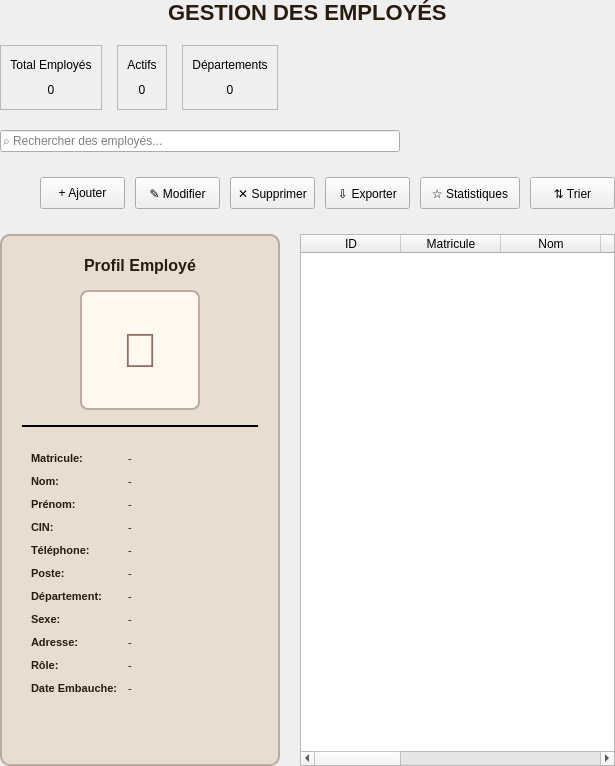
            <widget class="QWidget" name="employeePage">
             <layout class="QVBoxLayout" name="verticalLayout_3">
              <property name="spacing">
               <number>20</number>
              </property>
              <property name="leftMargin">
               <number>0</number>
              </property>
              <property name="topMargin">
               <number>0</number>
              </property>
              <property name="rightMargin">
               <number>0</number>
              </property>
              <property name="bottomMargin">
               <number>0</number>
              </property>
              <item alignment="Qt::AlignmentFlag::AlignHCenter">
               <widget class="QLabel" name="moduleTitle">
                <property name="styleSheet">
                 <string notr="true">color: #291C0E; font-family: 'Times New Roman', serif; font-size: 22px; font-weight: bold;</string>
                </property>
                <property name="text">
                 <string>GESTION DES EMPLOYÉS</string>
                </property>
               </widget>
              </item>
              <item>
               <widget class="QWidget" name="statsContainer" native="true">
                <property name="minimumSize">
                 <size>
                  <width>0</width>
                  <height>65</height>
                 </size>
                </property>
                <property name="maximumSize">
                 <size>
                  <width>16777215</width>
                  <height>65</height>
                 </size>
                </property>
                <layout class="QHBoxLayout" name="horizontalLayout_4">
                 <property name="spacing">
                  <number>15</number>
                 </property>
                 <property name="leftMargin">
                  <number>0</number>
                 </property>
                 <property name="topMargin">
                  <number>0</number>
                 </property>
                 <property name="rightMargin">
                  <number>0</number>
                 </property>
                 <property name="bottomMargin">
                  <number>0</number>
                 </property>
                 <item>
                  <widget class="QFrame" name="statsCard">
                   <property name="frameShape">
                    <enum>QFrame::Shape::StyledPanel</enum>
                   </property>
                   <layout class="QVBoxLayout" name="verticalLayout_4">
                    <property name="spacing">
                     <number>5</number>
                    </property>
                    <item>
                     <widget class="QLabel" name="statsLabel">
                      <property name="text">
                       <string>Total Employés</string>
                      </property>
                      <property name="alignment">
                       <set>Qt::AlignmentFlag::AlignCenter</set>
                      </property>
                     </widget>
                    </item>
                    <item>
                     <widget class="QLabel" name="statsValue">
                      <property name="text">
                       <string>0</string>
                      </property>
                      <property name="alignment">
                       <set>Qt::AlignmentFlag::AlignCenter</set>
                      </property>
                     </widget>
                    </item>
                   </layout>
                  </widget>
                 </item>
                 <item>
                  <widget class="QFrame" name="statsCard_2">
                   <property name="frameShape">
                    <enum>QFrame::Shape::StyledPanel</enum>
                   </property>
                   <layout class="QVBoxLayout" name="verticalLayout_5">
                    <property name="spacing">
                     <number>5</number>
                    </property>
                    <item>
                     <widget class="QLabel" name="statsLabel_2">
                      <property name="text">
                       <string>Actifs</string>
                      </property>
                      <property name="alignment">
                       <set>Qt::AlignmentFlag::AlignCenter</set>
                      </property>
                     </widget>
                    </item>
                    <item>
                     <widget class="QLabel" name="statsValue_2">
                      <property name="text">
                       <string>0</string>
                      </property>
                      <property name="alignment">
                       <set>Qt::AlignmentFlag::AlignCenter</set>
                      </property>
                     </widget>
                    </item>
                   </layout>
                  </widget>
                 </item>
                 <item>
                  <widget class="QFrame" name="statsCard_3">
                   <property name="frameShape">
                    <enum>QFrame::Shape::StyledPanel</enum>
                   </property>
                   <layout class="QVBoxLayout" name="verticalLayout_6">
                    <property name="spacing">
                     <number>5</number>
                    </property>
                    <item>
                     <widget class="QLabel" name="statsLabel_3">
                      <property name="text">
                       <string>Départements</string>
                      </property>
                      <property name="alignment">
                       <set>Qt::AlignmentFlag::AlignCenter</set>
                      </property>
                     </widget>
                    </item>
                    <item>
                     <widget class="QLabel" name="statsValue_3">
                      <property name="text">
                       <string>0</string>
                      </property>
                      <property name="alignment">
                       <set>Qt::AlignmentFlag::AlignCenter</set>
                      </property>
                     </widget>
                    </item>
                   </layout>
                  </widget>
                 </item>
                 <item>
                  <spacer name="horizontalSpacer_2">
                   <property name="orientation">
                    <enum>Qt::Orientation::Horizontal</enum>
                   </property>
                   <property name="sizeHint" stdset="0">
                    <size>
                     <width>40</width>
                     <height>20</height>
                    </size>
                   </property>
                  </spacer>
                 </item>
                </layout>
               </widget>
              </item>
              <item>
               <widget class="QLineEdit" name="searchBox">
                <property name="minimumSize">
                 <size>
                  <width>400</width>
                  <height>0</height>
                 </size>
                </property>
                <property name="maximumSize">
                 <size>
                  <width>400</width>
                  <height>16777215</height>
                 </size>
                </property>
                <property name="placeholderText">
                 <string>⌕ Rechercher des employés...</string>
                </property>
               </widget>
              </item>
              <item>
               <widget class="QWidget" name="toolbarWidget" native="true">
                <property name="minimumSize">
                 <size>
                  <width>0</width>
                  <height>42</height>
                 </size>
                </property>
                <property name="maximumSize">
                 <size>
                  <width>16777215</width>
                  <height>42</height>
                 </size>
                </property>
                <layout class="QHBoxLayout" name="horizontalLayout_5">
                 <property name="spacing">
                  <number>10</number>
                 </property>
                 <property name="leftMargin">
                  <number>0</number>
                 </property>
                 <property name="topMargin">
                  <number>0</number>
                 </property>
                 <property name="rightMargin">
                  <number>0</number>
                 </property>
                 <property name="bottomMargin">
                  <number>0</number>
                 </property>
                 <item>
                  <spacer name="horizontalSpacer_3">
                   <property name="orientation">
                    <enum>Qt::Orientation::Horizontal</enum>
                   </property>
                   <property name="sizeHint" stdset="0">
                    <size>
                     <width>40</width>
                     <height>20</height>
                    </size>
                   </property>
                  </spacer>
                 </item>
                 <item>
                  <widget class="QPushButton" name="btnAdd">
                   <property name="minimumSize">
                    <size>
                     <width>85</width>
                     <height>32</height>
                    </size>
                   </property>
                   <property name="text">
                    <string>+ Ajouter</string>
                   </property>
                  </widget>
                 </item>
                 <item>
                  <widget class="QPushButton" name="btnEdit">
                   <property name="minimumSize">
                    <size>
                     <width>85</width>
                     <height>32</height>
                    </size>
                   </property>
                   <property name="text">
                    <string>✎ Modifier</string>
                   </property>
                  </widget>
                 </item>
                 <item>
                  <widget class="QPushButton" name="btnDelete">
                   <property name="minimumSize">
                    <size>
                     <width>85</width>
                     <height>32</height>
                    </size>
                   </property>
                   <property name="text">
                    <string>✕ Supprimer</string>
                   </property>
                  </widget>
                 </item>
                 <item>
                  <widget class="QPushButton" name="btnExport">
                   <property name="minimumSize">
                    <size>
                     <width>85</width>
                     <height>32</height>
                    </size>
                   </property>
                   <property name="text">
                    <string>⇩ Exporter</string>
                   </property>
                  </widget>
                 </item>
                 <item>
                  <widget class="QPushButton" name="btnStatistics">
                   <property name="minimumSize">
                    <size>
                     <width>100</width>
                     <height>32</height>
                    </size>
                   </property>
                   <property name="text">
                    <string>☆ Statistiques</string>
                   </property>
                  </widget>
                 </item>
                 <item>
                  <widget class="QPushButton" name="btnSort">
                   <property name="minimumSize">
                    <size>
                     <width>85</width>
                     <height>32</height>
                    </size>
                   </property>
                   <property name="text">
                    <string>⇅ Trier</string>
                   </property>
                  </widget>
                 </item>
                </layout>
               </widget>
              </item>
              <item>
               <widget class="QWidget" name="contentWithProfile" native="true">
                <layout class="QHBoxLayout" name="horizontalLayout_employeeContent">
                 <property name="spacing">
                  <number>20</number>
                 </property>
                 <property name="leftMargin">
                  <number>0</number>
                 </property>
                 <property name="topMargin">
                  <number>0</number>
                 </property>
                 <property name="rightMargin">
                  <number>0</number>
                 </property>
                 <property name="bottomMargin">
                  <number>0</number>
                 </property>
                 <item>
                  <widget class="QFrame" name="employeeProfilePanel">
                   <property name="minimumSize">
                    <size>
                     <width>280</width>
                     <height>0</height>
                    </size>
                   </property>
                   <property name="maximumSize">
                    <size>
                     <width>280</width>
                     <height>16777215</height>
                    </size>
                   </property>
                   <property name="styleSheet">
                    <string notr="true">QFrame#employeeProfilePanel {
    background-color: #E7DDD1;
    border: 2px solid #BCAAA4;
    border-radius: 10px;
}</string>
                   </property>
                   <property name="frameShape">
                    <enum>QFrame::Shape::StyledPanel</enum>
                   </property>
                   <layout class="QVBoxLayout" name="verticalLayout_profile">
                    <property name="spacing">
                     <number>15</number>
                    </property>
                    <property name="leftMargin">
                     <number>20</number>
                    </property>
                    <property name="topMargin">
                     <number>20</number>
                    </property>
                    <property name="rightMargin">
                     <number>20</number>
                    </property>
                    <property name="bottomMargin">
                     <number>20</number>
                    </property>
                    <item>
                     <widget class="QLabel" name="employeeProfileTitle">
                      <property name="styleSheet">
                       <string notr="true">color: #291C0E; font-family: 'Times New Roman', serif; font-size: 16px; font-weight: bold;</string>
                      </property>
                      <property name="text">
                       <string>Profil Employé</string>
                      </property>
                      <property name="alignment">
                       <set>Qt::AlignmentFlag::AlignCenter</set>
                      </property>
                     </widget>
                    </item>
                    <item alignment="Qt::AlignmentFlag::AlignHCenter">
                     <widget class="QLabel" name="employeePhotoPlaceholder">
                      <property name="minimumSize">
                       <size>
                        <width>120</width>
                        <height>120</height>
                       </size>
                      </property>
                      <property name="maximumSize">
                       <size>
                        <width>120</width>
                        <height>120</height>
                       </size>
                      </property>
                      <property name="styleSheet">
                       <string notr="true">background-color: #FFF8F0; border: 2px solid #BCAAA4; border-radius: 8px; font-size: 48px; color: #8D6E63;</string>
                      </property>
                      <property name="text">
                       <string>👤</string>
                      </property>
                      <property name="alignment">
                       <set>Qt::AlignmentFlag::AlignCenter</set>
                      </property>
                     </widget>
                    </item>
                    <item>
                     <widget class="Line" name="profileSeparator">
                      <property name="frameShadow">
                       <enum>QFrame::Shadow::Plain</enum>
                      </property>
                      <property name="lineWidth">
                       <number>2</number>
                      </property>
                      <property name="orientation">
                       <enum>Qt::Orientation::Horizontal</enum>
                      </property>
                     </widget>
                    </item>
                    <item>
                     <widget class="QWidget" name="employeeInfoSection" native="true">
                      <layout class="QFormLayout" name="formLayout_employeeProfile">
                       <property name="horizontalSpacing">
                        <number>10</number>
                       </property>
                       <property name="verticalSpacing">
                        <number>10</number>
                       </property>
                       <item row="0" column="0">
                        <widget class="QLabel" name="lblMatricule">
                         <property name="styleSheet">
                          <string notr="true">color: #291C0E; font-size: 11px; font-weight: bold;</string>
                         </property>
                         <property name="text">
                          <string>Matricule:</string>
                         </property>
                        </widget>
                       </item>
                       <item row="0" column="1">
                        <widget class="QLabel" name="valMatricule">
                         <property name="styleSheet">
                          <string notr="true">color: #291C0E; font-size: 11px;</string>
                         </property>
                         <property name="text">
                          <string>-</string>
                         </property>
                        </widget>
                       </item>
                       <item row="1" column="0">
                        <widget class="QLabel" name="lblNom">
                         <property name="styleSheet">
                          <string notr="true">color: #291C0E; font-size: 11px; font-weight: bold;</string>
                         </property>
                         <property name="text">
                          <string>Nom:</string>
                         </property>
                        </widget>
                       </item>
                       <item row="1" column="1">
                        <widget class="QLabel" name="valNom">
                         <property name="styleSheet">
                          <string notr="true">color: #291C0E; font-size: 11px;</string>
                         </property>
                         <property name="text">
                          <string>-</string>
                         </property>
                        </widget>
                       </item>
                       <item row="2" column="0">
                        <widget class="QLabel" name="lblPrenom">
                         <property name="styleSheet">
                          <string notr="true">color: #291C0E; font-size: 11px; font-weight: bold;</string>
                         </property>
                         <property name="text">
                          <string>Prénom:</string>
                         </property>
                        </widget>
                       </item>
                       <item row="2" column="1">
                        <widget class="QLabel" name="valPrenom">
                         <property name="styleSheet">
                          <string notr="true">color: #291C0E; font-size: 11px;</string>
                         </property>
                         <property name="text">
                          <string>-</string>
                         </property>
                        </widget>
                       </item>
                       <item row="3" column="0">
                        <widget class="QLabel" name="lblCIN">
                         <property name="styleSheet">
                          <string notr="true">color: #291C0E; font-size: 11px; font-weight: bold;</string>
                         </property>
                         <property name="text">
                          <string>CIN:</string>
                         </property>
                        </widget>
                       </item>
                       <item row="3" column="1">
                        <widget class="QLabel" name="valCIN">
                         <property name="styleSheet">
                          <string notr="true">color: #291C0E; font-size: 11px;</string>
                         </property>
                         <property name="text">
                          <string>-</string>
                         </property>
                        </widget>
                       </item>
                       <item row="4" column="0">
                        <widget class="QLabel" name="lblTelephone">
                         <property name="styleSheet">
                          <string notr="true">color: #291C0E; font-size: 11px; font-weight: bold;</string>
                         </property>
                         <property name="text">
                          <string>Téléphone:</string>
                         </property>
                        </widget>
                       </item>
                       <item row="4" column="1">
                        <widget class="QLabel" name="valTelephone">
                         <property name="styleSheet">
                          <string notr="true">color: #291C0E; font-size: 11px;</string>
                         </property>
                         <property name="text">
                          <string>-</string>
                         </property>
                        </widget>
                       </item>
                       <item row="5" column="0">
                        <widget class="QLabel" name="lblPoste">
                         <property name="styleSheet">
                          <string notr="true">color: #291C0E; font-size: 11px; font-weight: bold;</string>
                         </property>
                         <property name="text">
                          <string>Poste:</string>
                         </property>
                        </widget>
                       </item>
                       <item row="5" column="1">
                        <widget class="QLabel" name="valPoste">
                         <property name="styleSheet">
                          <string notr="true">color: #291C0E; font-size: 11px;</string>
                         </property>
                         <property name="text">
                          <string>-</string>
                         </property>
                        </widget>
                       </item>
                       <item row="6" column="0">
                        <widget class="QLabel" name="lblDepartement">
                         <property name="styleSheet">
                          <string notr="true">color: #291C0E; font-size: 11px; font-weight: bold;</string>
                         </property>
                         <property name="text">
                          <string>Département:</string>
                         </property>
                        </widget>
                       </item>
                       <item row="6" column="1">
                        <widget class="QLabel" name="valDepartement">
                         <property name="styleSheet">
                          <string notr="true">color: #291C0E; font-size: 11px;</string>
                         </property>
                         <property name="text">
                          <string>-</string>
                         </property>
                        </widget>
                       </item>
                       <item row="7" column="0">
                        <widget class="QLabel" name="lblSexe">
                         <property name="styleSheet">
                          <string notr="true">color: #291C0E; font-size: 11px; font-weight: bold;</string>
                         </property>
                         <property name="text">
                          <string>Sexe:</string>
                         </property>
                        </widget>
                       </item>
                       <item row="7" column="1">
                        <widget class="QLabel" name="valSexe">
                         <property name="styleSheet">
                          <string notr="true">color: #291C0E; font-size: 11px;</string>
                         </property>
                         <property name="text">
                          <string>-</string>
                         </property>
                        </widget>
                       </item>
                       <item row="8" column="0">
                        <widget class="QLabel" name="lblAdresse">
                         <property name="styleSheet">
                          <string notr="true">color: #291C0E; font-size: 11px; font-weight: bold;</string>
                         </property>
                         <property name="text">
                          <string>Adresse:</string>
                         </property>
                        </widget>
                       </item>
                       <item row="8" column="1">
                        <widget class="QLabel" name="valAdresse">
                         <property name="styleSheet">
                          <string notr="true">color: #291C0E; font-size: 11px;</string>
                         </property>
                         <property name="text">
                          <string>-</string>
                         </property>
                         <property name="wordWrap">
                          <bool>true</bool>
                         </property>
                        </widget>
                       </item>
                       <item row="9" column="0">
                        <widget class="QLabel" name="lblRole">
                         <property name="styleSheet">
                          <string notr="true">color: #291C0E; font-size: 11px; font-weight: bold;</string>
                         </property>
                         <property name="text">
                          <string>Rôle:</string>
                         </property>
                        </widget>
                       </item>
                       <item row="9" column="1">
                        <widget class="QLabel" name="valRole">
                         <property name="styleSheet">
                          <string notr="true">color: #291C0E; font-size: 11px;</string>
                         </property>
                         <property name="text">
                          <string>-</string>
                         </property>
                        </widget>
                       </item>
                       <item row="10" column="0">
                        <widget class="QLabel" name="lblDateEmbauche">
                         <property name="styleSheet">
                          <string notr="true">color: #291C0E; font-size: 11px; font-weight: bold;</string>
                         </property>
                         <property name="text">
                          <string>Date Embauche:</string>
                         </property>
                        </widget>
                       </item>
                       <item row="10" column="1">
                        <widget class="QLabel" name="valDateEmbauche">
                         <property name="styleSheet">
                          <string notr="true">color: #291C0E; font-size: 11px;</string>
                         </property>
                         <property name="text">
                          <string>-</string>
                         </property>
                        </widget>
                       </item>
                      </layout>
                     </widget>
                    </item>
                    <item>
                     <spacer name="verticalSpacer_profile">
                      <property name="orientation">
                       <enum>Qt::Orientation::Vertical</enum>
                      </property>
                      <property name="sizeHint" stdset="0">
                       <size>
                        <width>20</width>
                        <height>40</height>
                       </size>
                      </property>
                     </spacer>
                    </item>
                   </layout>
                  </widget>
                 </item>
                 <item>
                  <widget class="QTableWidget" name="employeeTable">
                   <property name="enabled">
                    <bool>true</bool>
                   </property>
                   <property name="editTriggers">
                    <set>QAbstractItemView::EditTrigger::NoEditTriggers</set>
                   </property>
                   <property name="alternatingRowColors">
                    <bool>true</bool>
                   </property>
                   <property name="selectionBehavior">
                    <enum>QAbstractItemView::SelectionBehavior::SelectRows</enum>
                   </property>
                   <property name="showGrid">
                    <bool>true</bool>
                   </property>
                   <property name="sortingEnabled">
                    <bool>true</bool>
                   </property>
                   <attribute name="horizontalHeaderStretchLastSection">
                    <bool>true</bool>
                   </attribute>
                   <column>
                    <property name="text">
                     <string>ID</string>
                    </property>
                   </column>
                   <column>
                    <property name="text">
                     <string>Matricule</string>
                    </property>
                   </column>
                   <column>
                    <property name="text">
                     <string>Nom</string>
                    </property>
                   </column>
                   <column>
                    <property name="text">
                     <string>Prenom</string>
                    </property>
                   </column>
                   <column>
                    <property name="text">
                     <string>CIN</string>
                    </property>
                   </column>
                   <column>
                    <property name="text">
                     <string>Date Naissance</string>
                    </property>
                   </column>
                   <column>
                    <property name="text">
                     <string>Departement</string>
                    </property>
                   </column>
                   <column>
                    <property name="text">
                     <string>Poste</string>
                    </property>
                   </column>
                   <column>
                    <property name="text">
                     <string>Telephone</string>
                    </property>
                   </column>
                   <column>
                    <property name="text">
                     <string>Email</string>
                    </property>
                   </column>
                  </widget>
                 </item>
                </layout>
               </widget>
              </item>
             </layout>
            </widget>
